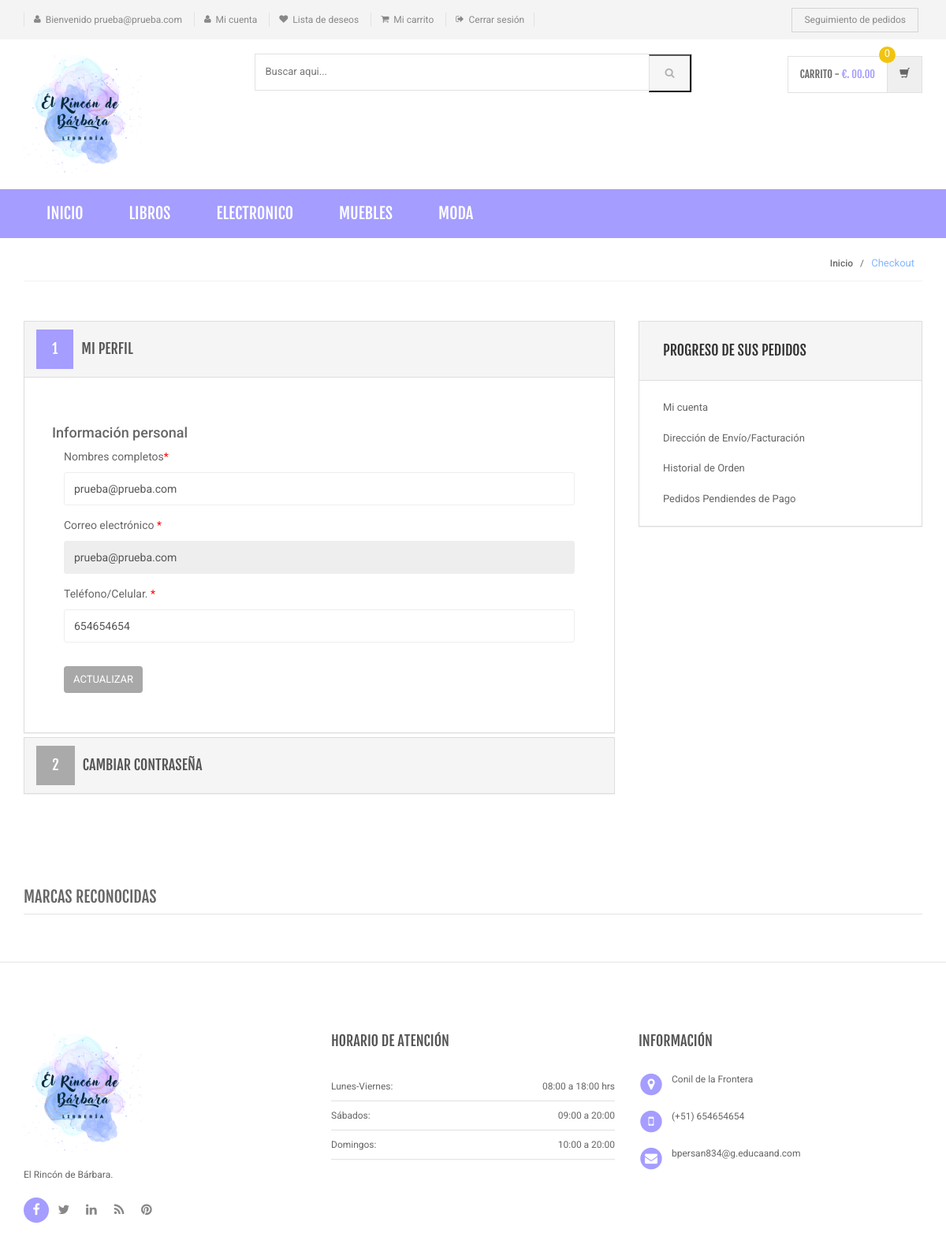
The app's page /my-account.php (signed in) with its own data.
### tables this page shows
CREATE TABLE `category` (
  `id` int(11) NOT NULL,
  `categoryName` varchar(255) DEFAULT NULL,
  `categoryDescription` longtext DEFAULT NULL,
  `creationDate` timestamp NOT NULL DEFAULT current_timestamp(),
  `updationDate` varchar(255) DEFAULT NULL
);

CREATE TABLE `users` (
  `id` int(11) NOT NULL,
  `name` varchar(255) DEFAULT NULL,
  `email` varchar(255) DEFAULT NULL,
  `contactno` bigint(11) DEFAULT NULL,
  `password` varchar(255) DEFAULT NULL,
  `shippingAddress` longtext DEFAULT NULL,
  `shippingState` varchar(255) DEFAULT NULL,
  `shippingCity` varchar(255) DEFAULT NULL,
  `shippingPincode` int(11) DEFAULT NULL,
  `billingAddress` longtext DEFAULT NULL,
  `billingState` varchar(255) DEFAULT NULL,
  `billingCity` varchar(255) DEFAULT NULL,
  `billingPincode` int(11) DEFAULT NULL,
  `regDate` timestamp NOT NULL DEFAULT current_timestamp(),
  `updationDate` varchar(255) DEFAULT NULL
);

### my-account.php (the view, shortened to what this page needs)
<?php
include('includes/config.php');
if(strlen($_SESSION['login'])==0)
    {
header('location:index.php');
}
else{
?>
<!DOCTYPE html>
<html lang="es">
	<head>
	    <link rel="stylesheet" href="assets/css/bootstrap.min.css">
	    <link rel="stylesheet" href="assets/css/main.css">
	    <link rel="stylesheet" href="assets/css/green.css">
	    <link rel="stylesheet" href="assets/css/owl.carousel.css">
		<link rel="stylesheet" href="assets/css/owl.transitions.css">
		<link href="assets/css/lightbox.css" rel="stylesheet">
		<link rel="stylesheet" href="assets/css/animate.min.css">
		<link rel="stylesheet" href="assets/css/rateit.css">
		<link rel="stylesheet" href="assets/css/bootstrap-select.min.css">
		<link rel="stylesheet" href="assets/css/config.css">
		<link rel="stylesheet" href="assets/css/font-awesome.min.css">
	</head>
    <body class="cnt-home">
<header class="header-style-1">
<?php include('includes/top-header.php');?>
<?php include('includes/main-header.php');?>
<?php include('includes/menu-bar.php');?>
</header>
<div class="breadcrumb">
	<div class="container">
		<div class="breadcrumb-inner">
			<ul class="list-inline list-unstyled">
				<li><a href="#">Inicio</a></li>
				<li class='active'>Checkout</li>
			</ul>
		</div>
	</div>
</div>
<div class="body-content outer-top-bd">
	<div class="container">
		<div class="checkout-box inner-bottom-sm">
			<div class="row">
				<div class="col-md-8">
					<div class="panel-group checkout-steps" id="accordion">
<div class="panel panel-default checkout-step-01">
		<div class="panel-heading">
    	<h4 class="unicase-checkout-title">
	        <a data-toggle="collapse" class="" data-parent="#accordion" href="#collapseOne">
	          <span>1</span>Mi Perfil
	        </a>
	     </h4>
    </div>
	<div id="collapseOne" class="panel-collapse collapse in">
	    <div class="panel-body">
			<div class="row">
<h4>Información personal</h4>
				<div class="col-md-12 col-sm-12 already-registered-login">
<?php
$query=mysqli_query($con,"select * from users where id='".$_SESSION['id']."'");
while($row=mysqli_fetch_array($query))
{
?>
					<form class="register-form" role="form" method="post">
<div class="form-group">
					    <label class="info-title" for="name">Nombres completos<span>*</span></label>
					    <input type="text" class="form-control unicase-form-control text-input" value="<?php echo $row['name'];?>" id="name" name="name" required="required">
					  </div>
						<div class="form-group">
					    <label class="info-title" for="exampleInputEmail1">Correo electrónico <span>*</span></label>
			 <input type="email" class="form-control unicase-form-control text-input" id="exampleInputEmail1" value="<?php echo $row['email'];?>" readonly>
					  </div>
					  <div class="form-group">
					    <label class="info-title" for="Contact No.">Teléfono/Celular. <span>*</span></label>
					    <input type="text" class="form-control unicase-form-control text-input" id="contactno" name="contactno" required="required" value="<?php echo $row['contactno'];?>"  maxlength="10">
					  </div>
					  <button type="submit" name="update" class="btn-upper btn btn-primary checkout-page-button">Actualizar</button>
					</form>
					<?php } ?>
				</div>
			</div>
		</div>
	</div>
</div>
					  	<div class="panel panel-default checkout-step-02">
						    <div class="panel-heading">
						      <h4 class="unicase-checkout-title">
						        <a data-toggle="collapse" class="collapsed" data-parent="#accordion" href="#collapseTwo">
						          <span>2</span>Cambiar contraseña
						        </a>
						      </h4>
						    </div>
					  	</div>
					</div>
				</div>
			<?php include('includes/myaccount-sidebar.php');?>
			</div>
		</div>
	<?php include('includes/brands-slider.php');?>
</div>
</div>
<?php include('includes/footer.php');?>
</body>
</html>
<?php } ?>

### includes/menu-bar.php (shortened to what this page needs)
<div class="header-nav animate-dropdown">
    <div class="container">
        <div class="yamm navbar navbar-default" role="navigation">
            <div class="nav-bg-class">
                <div class="navbar-collapse collapse" id="mc-horizontal-menu-collapse">
	<div class="nav-outer">
		<ul class="nav navbar-nav">
			<li class="active dropdown yamm-fw">
				<a href="index.php" data-hover="dropdown" class="dropdown-toggle">Inicio</a>
			</li>
              <?php $sql=mysqli_query($con,"select id,categoryName  from category limit 6");
while($row=mysqli_fetch_array($sql))
{
    ?>
			<li class="dropdown yamm">
				<a href="category.php?cid=<?php echo $row['id'];?>"> <?php echo $row['categoryName'];?></a>
			</li>
			<?php } ?>
		</ul>
		<div class="clearfix"></div>
	</div>
</div>
            </div>
        </div>
    </div>
</div>

### assets/css/green.css (style rules this page uses)
a { color: #a59dff; }
.header-style-1 .header-nav { background: #a59dff; }
.cnt-home .header-style-1 .header-nav .navbar .navbar-nav > li.active { background: #a59dff; }
.breadcrumb ul li.active { color: #85b6ff; }
.checkout-box .checkout-steps .panel .panel-heading .unicase-checkout-title > a:not(.collapsed) span { background-color: #a59dff; }

### assets/css/lightbox.css (style rules this page uses)
body:after { content: url(../images/close.png) url(../images/loading.gif) url(../images/prev.png) url(../images/next.png); display: none; }

### records on screen
category: categoryName "LIBROS"
category: categoryName "ELECTRONICO"
category: categoryName "MUEBLES"
category: categoryName "MODA"
users: name "prueba@prueba.com", email "prueba@prueba.com", contactno "654654654"

### other values on screen
$_SESSION['username'] "prueba@prueba.com"
